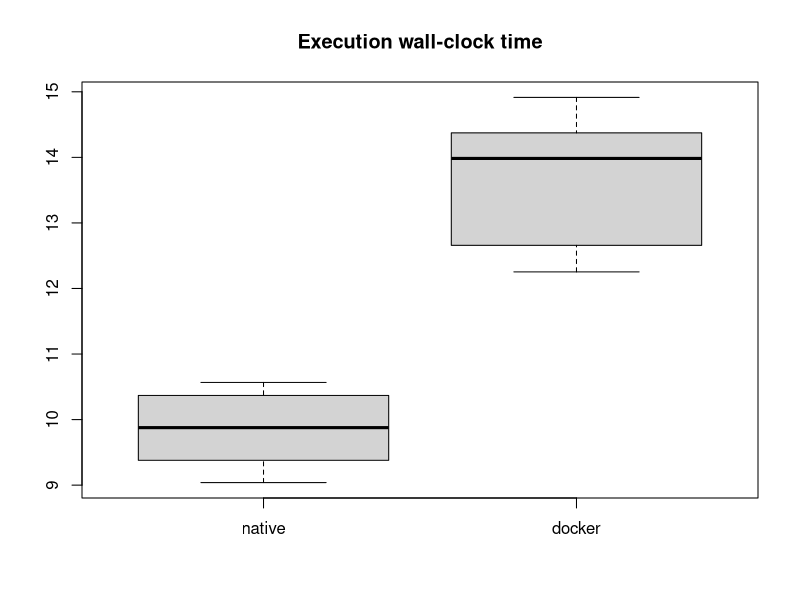
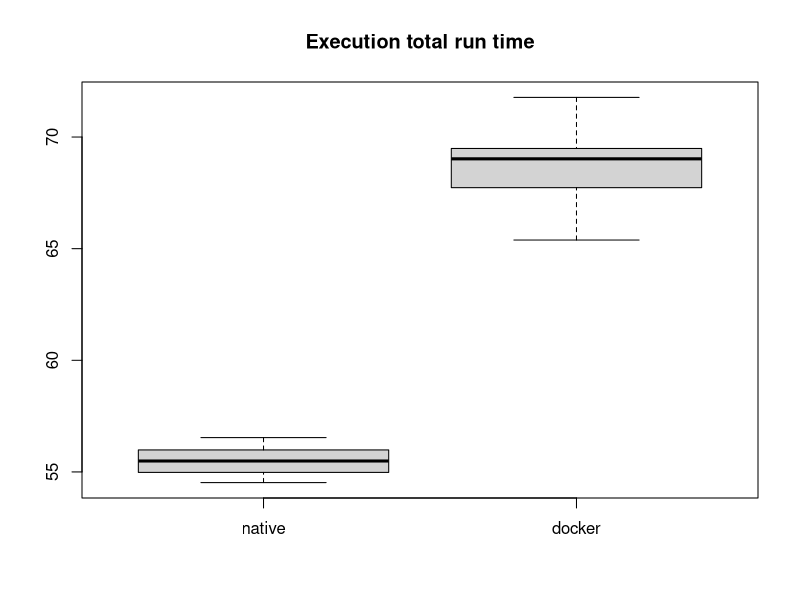
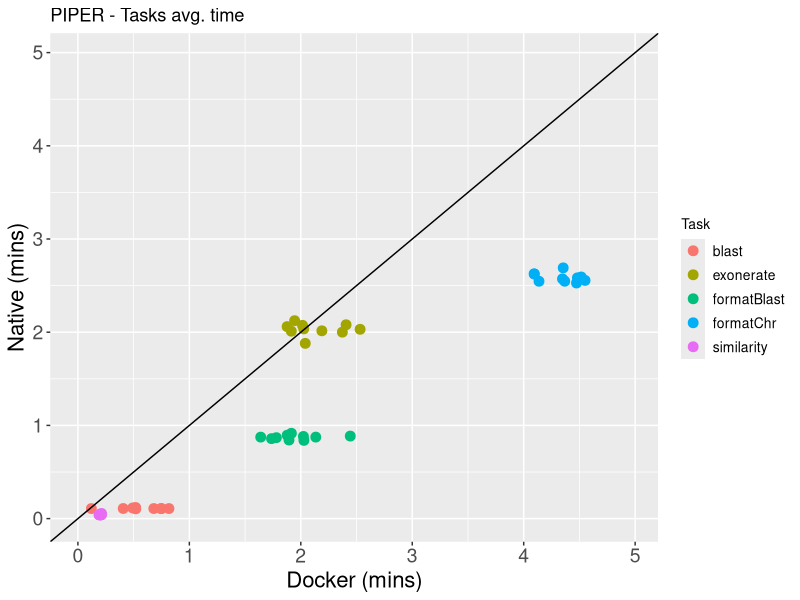

Recreate these plots in R, in order.
native <- read.delim("time_native.txt", header=TRUE)
docker <- read.delim("time_docker.txt", header=TRUE)

n_elapsed <- native$delta / 1000 / 60 
d_elapsed <- docker$delta / 1000 / 60 

png(filename = "fig_wall_time.png")
boxplot(n_elapsed, d_elapsed, names = c("native","docker"))
title("Execution wall-clock time")
dev.off()

n_cputime <- native$realtime / 1000 / 60 
d_cputime <- docker$realtime / 1000 / 60 

png(filename = "fig_run_time.png")
boxplot(n_cputime, d_cputime, names = c("native","docker"))
title("Execution total run time")
dev.off()



library(reshape)
library(ggplot2)
library(grid)
NF_stats<-read.csv("plot.csv",header=T)

png(filename = "fig_correlation.png", width = 5, height = 4, units = 'in', res = 300)
melt(NF_stats, measure.vars=c("realtime_docker", "realtime_native")) -> melted.NF_stats
max_axis = max(c(NF_stats[,2], NF_stats[,3]))/1000/60 * 1.09
qplot(x=(realtime_docker/1000)/60, y=(realtime_native/1000)/60, data=NF_stats, main="", color=name, ylab="Native (mins)", xlab="Docker (mins)") + geom_point(size = 3) + coord_cartesian(xlim=c(0,max_axis), ylim=c(0,max_axis)) + geom_abline(intercept = 0)+ theme(axis.text.x=element_text(size=14), axis.text.y=element_text(size=14), axis.title.y=element_text(size=16), axis.title.x=element_text(size=16),legend.text=element_text(size=10),legend.title=element_text(size=10)) + labs(color = "Task", title='PIPER - Tasks avg. time')
dev.off()
